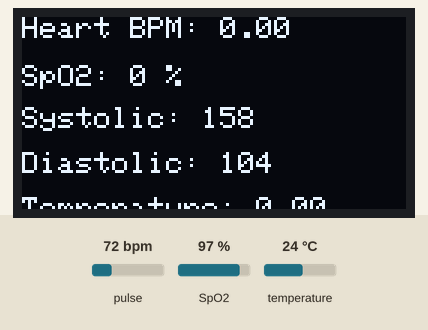
The sketch below on a simulated ESP8266 (NodeMCU). Shown: 128×64 one-colour display. Inputs (shaded band) come from the test bench; at power-on: pulse 72 bpm, SpO2 97 %, temperature 24 °C. WiFi joins after 1.5 s; servers stay silent unless stated; the display library's start-up logo is not drawn; the local clock reads 2024-03-15 10:24:30 at power-on unless the sketch sets it; random numbers use the default seed unless the sketch sets one; what the sketch prints to the serial monitor is not drawn.

Above: at 15.9 s.
16.0 s: pulse set to 42 bpm
At 19.8 s:
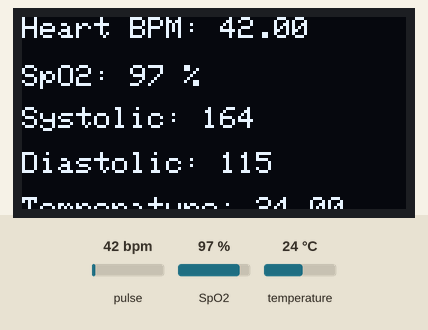
21.6 s: SpO2 set to 80 %
At 22.9 s:
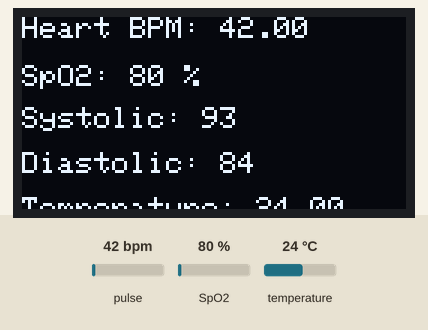
23.3 s: temperature set to 12 °C
At 26.0 s:
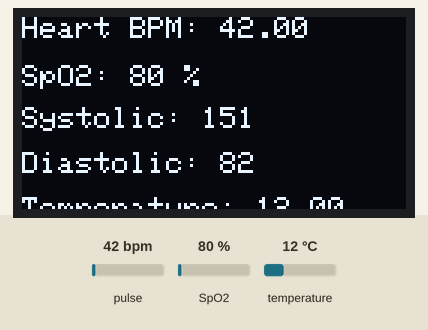
26.5 s: pulse set to 70 bpm
At 29.2 s:
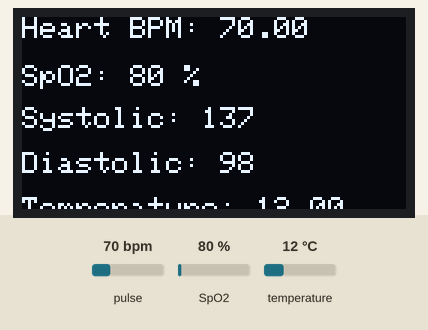
29.7 s: SpO2 set to 85 %
At 30.8 s:
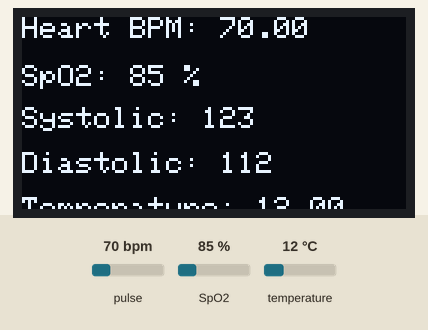
Timing chart, 0 to 32.4 s (numbered marks = the images above; inputs shaded):
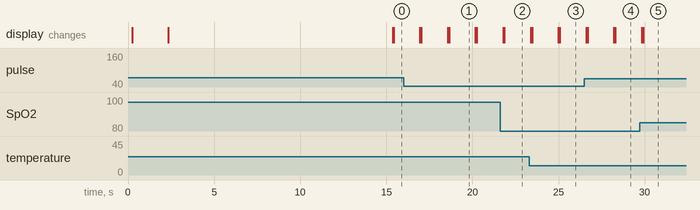

The sketch:

mythingSpeak.ino
```cpp
// #include <CircularBuffer.h>
// #include <MAX30100.h>
// #include <MAX30100_BeatDetector.h>
// #include <MAX30100_Filters.h>
// #include <MAX30100_PulseOximeter.h>
// #include <MAX30100_Registers.h>
// #include <MAX30100_SpO2Calculator.h>

// #include <ThingSpeak.h>
// #include <ESP8266WiFi.h>
// #include <Adafruit_Sensor.h>
// #include <SPI.h>
// #include <Wire.h>


// const char* ssid = "103 WiFi";   // your network SSID (name)
// const char* password = "103booster";   // your network password

// WiFiClient  client;

// unsigned long myChannelNumber = 1;
// const char * myWriteAPIKey = "GSHWMPA3ISNO5XNE";

// // Timer variables
// unsigned long lastTime = 0;
// unsigned long timerDelay = 30000;

// // Variable to hold temperature readings
// float Heartrate;
// float SpO2;

// String myStatus = "";


// // Create a sensor object
// MAX30100_PulseOximeter.h POX; //BME280 connect to ESP8266 I2C (GPIO 4 = SDA, GPIO 5 = SCL)

// void initMAX30100(){
//   if (!POX.begin(0x68)) {
//     Serial.println("Could not find a valid BME280 sensor, check wiring!");
//     while (1);
//   }
// }

// void setup() {
//   Serial.begin(115200);  //Initialize serial
//   initBME();

//   WiFi.mode(WIFI_STA);
//   ThingSpeak.begin(client);  // Initialize ThingSpeak
// }

// void loop() {
//   if ((millis() - lastTime) > timerDelay) {

//     // Connect or reconnect to WiFi
//     if(WiFi.status() != WL_CONNECTED){
//       Serial.print("Attempting to connect");
//       while(WiFi.status() != WL_CONNECTED){
//         WiFi.begin(ssid, password);
//         delay(5000);
//       }
//       Serial.println("\nConnected.");
//     }

//      // Get a new temperature reading
//     Heartrate = POX.readheartrate();
//     Serial.print("Heartrate: ");
//     Serial.println(Heartrate);
//     SpO2 = POX.readspo2();
//     Serial.print("SpO2: ");
//     Serial.println(SpO2);

//     // set the fields with the values
//     ThingSpeak.setField(1, Heartrate);
//     ThingSpeak.setField(2, SpO2);

//     // Write to ThingSpeak. There are up to 8 fields in a channel, allowing you to store up to 8 different
//     // pieces of information in a channel.  Here, we write to field 1.
//     int x = ThingSpeak.writeFields(myChannelNumber, myWriteAPIKey);
//     if(x == 200){
//       Serial.println("Channel update successful.");
//     }
//     else{
//       Serial.println("Problem updating channel. HTTP error code " + String(x));
//     }
//     lastTime = millis();
//   }
// }

#include <SPI.h>
#include <Wire.h>
#include "MAX30100_PulseOximeter.h"
#include <Adafruit_GFX.h>
#include <Adafruit_SH110X.h>
#include <stdlib.h>  // for rand()
#include <time.h>    // for srand()
#include <Arduino.h> // for Serial communication
#include <ESP8266WiFi.h>
//#include "secrets.h"
#include "ThingSpeak.h"
#include <Adafruit_MPU6050.h>

#define SCREEN_WIDTH 128 // OLED display width, in pixels
#define SCREEN_HEIGHT 64 // OLED display height, in pixels

#define OLED_RESET     -1 // Reset pin # (or -1 if sharing Arduino reset pin)
#define SCREEN_ADDRESS 0x3C ///< See datasheet for Address; 0x3D for 128x64, 0x3C for 128x32
Adafruit_SH1106G display = Adafruit_SH1106G(SCREEN_WIDTH, SCREEN_HEIGHT, &Wire, OLED_RESET);

#define NUMFLAKES     10 // Number of snowflakes in the animation example

#define LOGO_HEIGHT   16
#define LOGO_WIDTH    16

//credentials thingspeak
char ssid[] = "103WIFI";
char pass[] = "103booster";
WiFiClient client;

unsigned long myChannelNumber = 2192417;
const char *myWriteAPIKey = "GSHWMPA3ISNO5XNE";

// Timer Delay
unsigned long lastTime = 0;
unsigned long timerDelay = 15000;

// Create a PulseOximeter object
PulseOximeter pox;

// Time at which last beat occurred
uint32_t tsLastReport = 0;
int i = 0;


Adafruit_MPU6050 mpu;
Adafruit_Sensor *mpu_temp;

const unsigned char bitmap [] PROGMEM=
{
0x00, 0x00, 0x00, 0x00, 0x01, 0x80, 0x18, 0x00, 0x0f, 0xe0, 0x7f, 0x00, 0x3f, 0xf9, 0xff, 0xc0,
0x7f, 0xf9, 0xff, 0xc0, 0x7f, 0xff, 0xff, 0xe0, 0x7f, 0xff, 0xff, 0xe0, 0xff, 0xff, 0xff, 0xf0,
0xff, 0xf7, 0xff, 0xf0, 0xff, 0xe7, 0xff, 0xf0, 0xff, 0xe7, 0xff, 0xf0, 0x7f, 0xdb, 0xff, 0xe0,
0x7f, 0x9b, 0xff, 0xe0, 0x00, 0x3b, 0xc0, 0x00, 0x3f, 0xf9, 0x9f, 0xc0, 0x3f, 0xfd, 0xbf, 0xc0,
0x1f, 0xfd, 0xbf, 0x80, 0x0f, 0xfd, 0x7f, 0x00, 0x07, 0xfe, 0x7e, 0x00, 0x03, 0xfe, 0xfc, 0x00,
0x01, 0xff, 0xf8, 0x00, 0x00, 0xff, 0xf0, 0x00, 0x00, 0x7f, 0xe0, 0x00, 0x00, 0x3f, 0xc0, 0x00,
0x00, 0x0f, 0x00, 0x00, 0x00, 0x06, 0x00, 0x00, 0x00, 0x00, 0x00, 0x00, 0x00, 0x00, 0x00, 0x00
};


void onBeatDetected() {
  Serial.println("♥ Beat!");
  display.drawBitmap(100, 20, bitmap, 28, 28, 1);
  display.display();
}

void setup() {
  Serial.begin(9600);
  srand(time(NULL));  // Initialize random seed with current time
  delay(250); // wait for the OLED to power up
  display.begin(SCREEN_ADDRESS, true);
  display.display();
  delay(2000);
  display.clearDisplay();
  display.setTextSize(1);
  display.setTextColor(1);
  display.setCursor(0, 0);

  display.println("Wearable BP Monitor");
  display.println("Project by: ");
  display.println("1. Aditya Shahu 22");
  display.println("2. Yashashwi Wahie 64");
  display.println("Guide: Prof.V.S.Lande");
  display.display();
  Serial.print("Initializing pulse oximeter..");
  delay(8000);

  // Initialize sensor
  if (!pox.begin()) {
    Serial.println("FAILED");
    for (;;) ;
  } else {
    Serial.println("SUCCESS");
  }

  // Configure sensor to use 7.6mA for LED drive
  pox.setIRLedCurrent(MAX30100_LED_CURR_7_6MA);

  // Register a callback routine
  pox.setOnBeatDetectedCallback(onBeatDetected);

  // Initialize MPU6050
if (!mpu.begin()) {
    Serial.println("Failed to find MPU6050 chip");
    while (1) {
      delay(10);
    }
  }

  mpu_temp = mpu.getTemperatureSensor();
  mpu_temp->printSensorDetails();


  //Start WiFi and client
  WiFi.mode(WIFI_STA);
  ThingSpeak.begin(client);
}

void loop() {
  if (WiFi.status() != WL_CONNECTED){
Serial.print("Attempting to connect to SSID: ");
Serial.println(ssid);
while (WiFi.status() != WL_CONNECTED) {
WiFi.begin(ssid, pass);
Serial.print(".");
delay(5000);
}
Serial.println("\nConnected.");
}

if (i < 10) {
// Read from the sensor
pox.update();
sensors_event_t temp;
  float temperature = temp.temperature;
  mpu_temp->getEvent(&temp);

int dia_bp = rand() % 61 + 60; // Generate a random diastolic blood pressure value between 60 and 120 mmHg
int sys_bp = rand() % (181 - dia_bp) + dia_bp; // Generate a random systolic blood pressure value greater than or equal to dia_bp and less than or equal to 180 mmHg


// Grab the updated heart rate and SpO2 levels
if (millis() - tsLastReport > 1000) {
  Serial.print("Heart rate: ");
  Serial.println(pox.getHeartRate());
  Serial.print("SpO2: ");
  Serial.print(pox.getSpO2());
  Serial.println("%");
  Serial.print("Systolic BP: ");
  Serial.print(sys_bp);
  Serial.print(" mmHg, Diastolic BP: ");
  Serial.print(dia_bp);
  Serial.println(" mmHg");
  Serial.print("Temperature: ");
  Serial.print(temperature);
  Serial.println(" °C");

  // Display on OLED
  display.clearDisplay();
  display.setTextSize(1);
  display.setTextColor(1);
  display.setCursor(0, 0);
  display.print("Heart BPM: ");
  display.println(pox.getHeartRate());
  display.setCursor(0, 16);
  display.print("SpO2: ");
  display.print(pox.getSpO2());
  display.println(" %");
  display.setCursor(0, 30);
  display.print("Systolic: ");
  display.println(sys_bp);
  display.setCursor(0, 45);
  display.print("Diastolic: ");
  display.println(dia_bp);
  display.setCursor(0, 60);
  display.print("Temperature: ");
  display.println(temperature);
  display.display();
  tsLastReport = millis();

  // Send data to ThingSpeak
  int status = ThingSpeak.writeField(myChannelNumber, 1, pox.getHeartRate(), myWriteAPIKey);
  if (status == 200) {
    Serial.println("Heart rate sent to ThingSpeak.");
  } else {
    Serial.print("Problem sending heart rate to ThingSpeak. HTTP error code: ");
    Serial.println(status);
  }

  int status1 = ThingSpeak.writeField(myChannelNumber, 2, pox.getSpO2(), myWriteAPIKey);
  if (status1 == 200) {
    Serial.println("SpO2 sent to ThingSpeak.");
  } else {
    Serial.print("Problem sending SpO2 to ThingSpeak. HTTP error code: ");
    Serial.println(status1);
  }

  int status2 = ThingSpeak.writeField(myChannelNumber, 3, sys_bp, myWriteAPIKey);
  if (status2 == 200) {
    Serial.println("Systolic BP sent to ThingSpeak.");
  } else {
    Serial.print("Problem sending systolic BP to ThingSpeak. HTTP error code: ");
    Serial.println(status2);
  }

  int status3 = ThingSpeak.writeField(myChannelNumber, 4, dia_bp, myWriteAPIKey);
  if (status3 == 200) {
    Serial.println("Diastolic BP sent to ThingSpeak.");
  } else {
    Serial.print("Problem sending diastolic BP to ThingSpeak. HTTP error code: ");
    Serial.println(status3);
}
  int status4 = ThingSpeak.writeField(myChannelNumber, 5, temperature, myWriteAPIKey);
  if (status4 == 200) {
    Serial.println("Temperature sent to ThingSpeak.");
  } else {
    Serial.print("Problem sending temperature to ThingSpeak. HTTP error code: ");
    Serial.println(status4);
  }
}
i++;
}
}
```

Measured:
- what the display in image 1 shows lasts 1.6 s, from 18.6 s to 20.2 s
